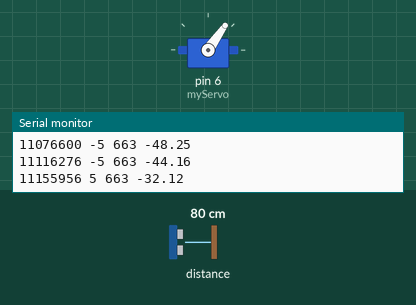
A sketch run on a simulated Arduino Uno, built with avr-gcc and run on an emulated ATmega328P. Shown: servo, the last lines printed to the serial monitor. Inputs (shaded band) come from the test bench; at power-on: distance to the obstacle 80 cm. Random numbers use the default seed unless the sketch sets one.

Above: at 11.2 s.
11.3 s: distance to the obstacle set to 2 cm
At 11.48 s:
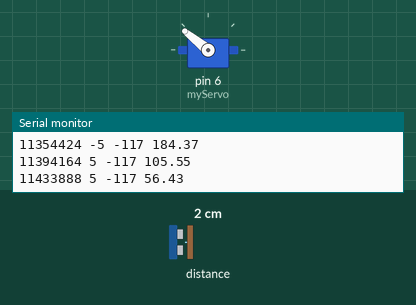
14.3 s: distance to the obstacle set to 18 cm
At 16.85 s:
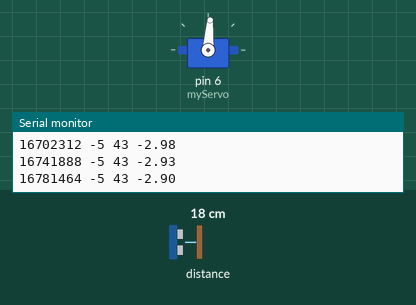
17.3 s: distance to the obstacle set to 4 cm
At 19.13 s:
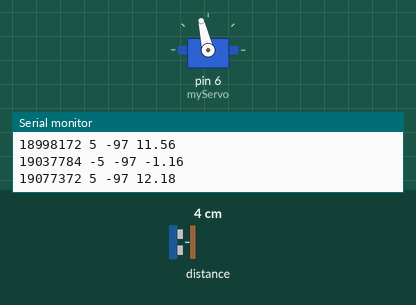
Timing chart, 0 to 26.3 s (numbered marks = the images above; inputs shaded):
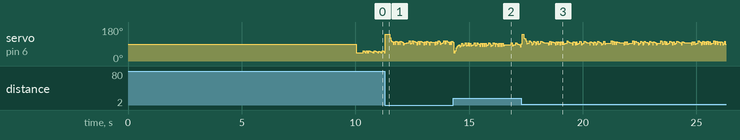

The sketch:

expCL3.ino
```cpp
#include <Wire.h>
#include <Servo.h>
#include <Adafruit_VL53L0X.h>

// Objects
Servo myServo;  // create servo object
Adafruit_VL53L0X mySensor = Adafruit_VL53L0X();  // pins: Vin to 3.3V, SCL to A5, SDA to A4

// Tunable parameters
int const micro_level = 1466;  // us (should be around 1500)
int distance_setpoint = 137;  // mm

int amplitude = 5;
int N = 2400;
int period = 600;

void setup() {
  Serial.begin(115200);

  while (! Serial) {
    delay(1);
  }

  myServo.attach(6);  // servo to pin D6
  myServo.writeMicroseconds(deg2micro(0));  // level the servo

  if (!mySensor.begin()) {
    Serial.println(F("Failed to boot VL53 L0X"));
    while (1);
  }
  mySensor.setMeasurementTimingBudgetMicroSeconds(20000);
  mySensor.startRangeContinuous();
  delay(10000);
}

// General variables
unsigned long time;
unsigned long time_prev;
unsigned long time_step;

int r;
int y;
int e;
int e1;
float u;
float u1;

int count;

void loop() {
  if (mySensor.isRangeComplete()) {
    time_prev = time;
    delayMicroseconds(constrain(25000 + time - micros(), 0, 5000));
    time = micros();
    time_step = time - time_prev;

    r = amplitude*(2*random(0,2)-1);
    y = mySensor.readRange() - distance_setpoint;
    e1 = e;
    e = r - y;
    u1 = u;
    u = e - 0.97*e1 + 0.5*u1;

    myServo.writeMicroseconds(deg2micro(u));

    print_data();

    count = count + 1;
  }
  while (count >= N) {
    myServo.writeMicroseconds(deg2micro(0));  // level the servo
    delay(1000);
  }
}

int deg2micro(float deg) {
  int result = deg * 1000 / 90.0 + micro_level;
  return constrain(result, 1000, 2000);
}

void print_data() {
  Serial.print(time);
  Serial.print(" ");

  Serial.print(r);
  Serial.print(" ");

  Serial.print(y);
  Serial.print(" ");

  Serial.print(u);
  Serial.print(" ");

  Serial.println();
}
```
